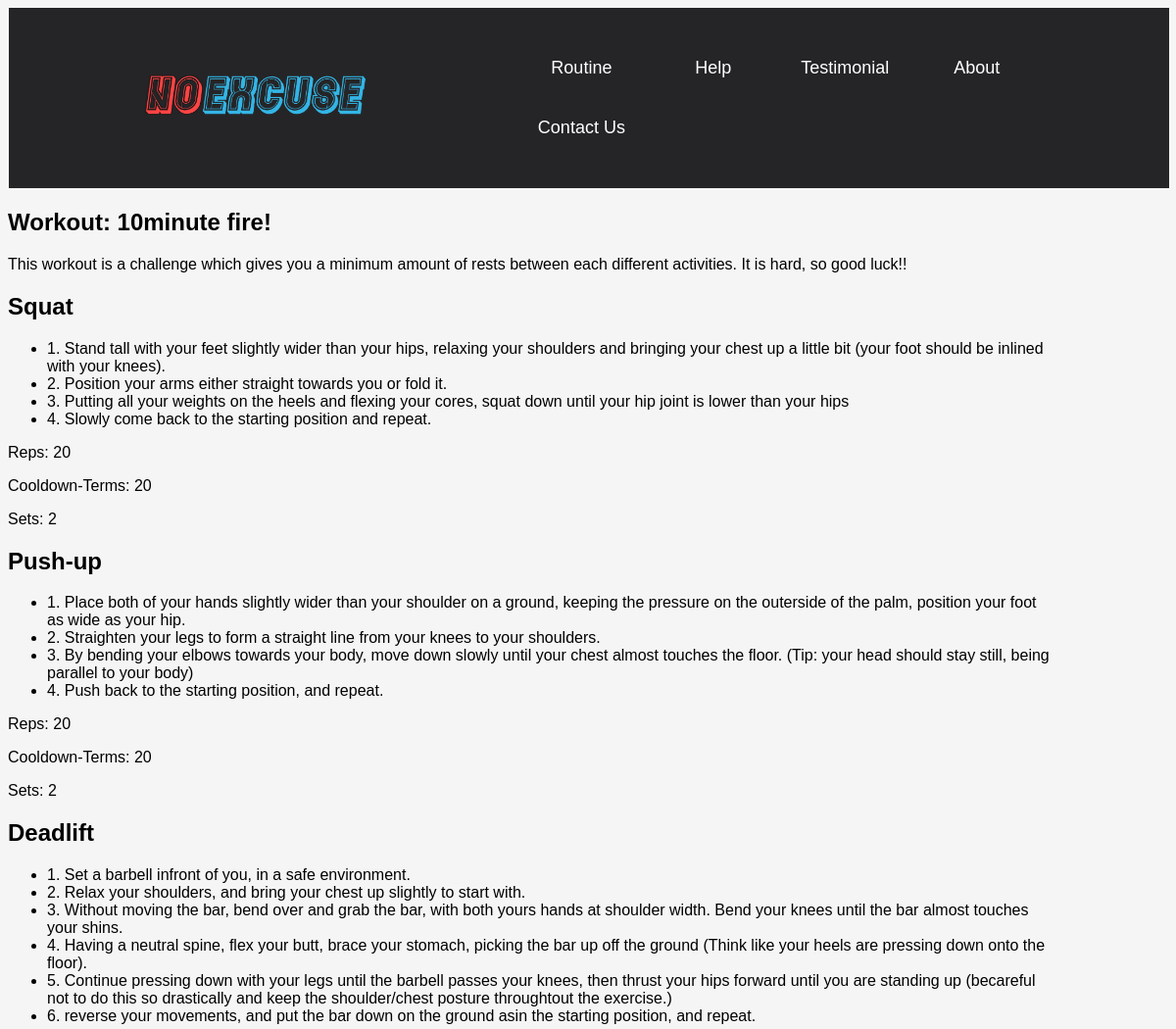
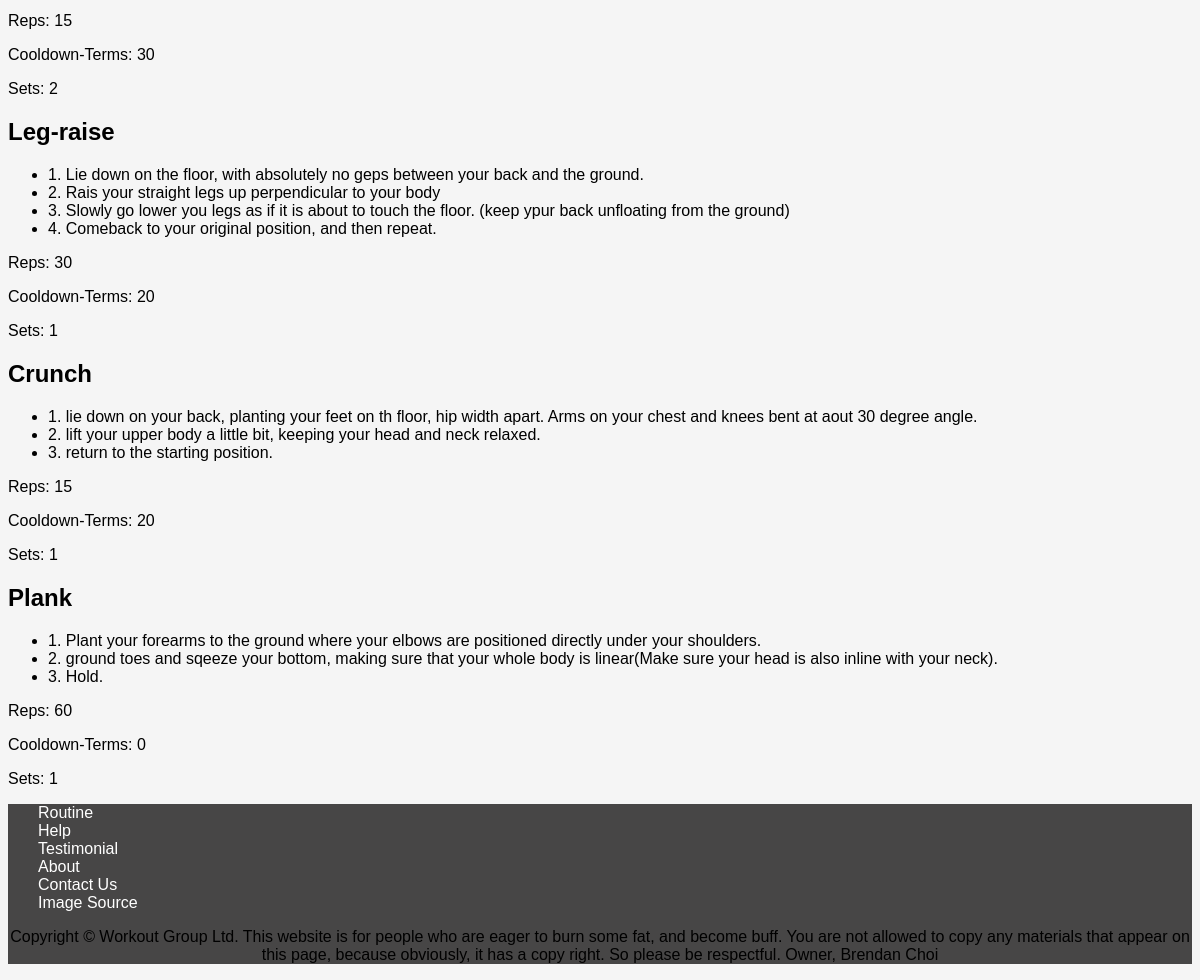
Page /exercisenow/6 on the committed database (2 pictures, top to bottom).
### tables this page shows
CREATE TABLE Routine (id INTEGER PRIMARY KEY AUTOINCREMENT, name TEXT, decscription TEXT);

CREATE TABLE ExerciseRoutine (Routine INTEGER REFERENCES Routine (id), Exercise INTEGER REFERENCES Exercise (id), reps INTEGER, sets INTEGER, term INTEGER);

CREATE TABLE Exercise (id INTEGER PRIMARY KEY AUTOINCREMENT, name TEXT, weight INTEGER, description TEXT);

### app.py (the view)
@app.route('/exercisenow/<int:id>')
def exercisenow(id):
    exercisenow = sqlite_conn('database.db', 'SELECT Exercise.name, ExerciseRoutine.reps, ExerciseRoutine.sets, ExerciseRoutine.term, Exercise.description FROM ExerciseRoutine INNER JOIN Exercise ON ExerciseRoutine.Exercise=Exercise.id WHERE ExerciseRoutine.Routine= (SELECT id FROM Routine WHERE id = {})'.format(id))
    description = sqlite_conn('database.db', 'SELECT Routine.decscription FROM Routine Where id == {};'.format(id), True)
    return render_template('exercisenow.html', exercisenow=exercisenow, description=description[0])

### app.py (called while the page is built)
def sqlite_conn(database, query, single=False):
    conn = sqlite3.connect(database)
    cur = conn.cursor()
    cur.execute(query)
    results = cur.fetchone() if single else cur.fetchall()
    conn.close()
    return results

### templates/exercisenow.html
{% extends 'layout.html' %}
{% block content %}
    <div class="exercisenow">
        {{description|safe}}
        {% for exercise in exercisenow %}
            <p>{{exercise[4]|safe}} </p>
            <p>Reps: {{exercise[1]}}</p>
            <p>Cooldown-Terms: {{exercise[3]}}</p>
            <p>Sets: {{exercise[2]}}</p>
        {% endfor %}
    </div>
{% endblock %}

### static/css/style.css (style rules this page uses)
html { box-sizing: border-box; margin: 0; padding: 0; background-color:whitesmoke; font-family: Verdana, Tahoma, sans-serif; }
.routine *, .routine *::after, *::before { margin: 0; padding: 0; box-sizing: border-box; font-family: Verdana, Tahoma, sans-serif; }
.exercisenow { overflow: auto; width: 90%; height: auto; }
.container *, .container *::after, *::before { margin: 0; padding: 0; box-sizing: border-box; font-family: Verdana, Tahoma, sans-serif; }

### rows in the picture
Routine: decscription "Workout: 10minute fire! This workout is a challenge which gives you a minimum amount of rests between each different activities. It is hard, so good luck!!"
ExerciseRoutine: description "Squat 1. Stand tall with your feet slightly wider than your hips, relaxing your shoulders and bringing your chest up a little bit (your foot should be inlined with your knees). 2. Position your arms either straight towards you or fold it. 3. Putting all your weights on the heels and flexing your cores, squat down until your hip joint is lower than your hips 4. Slowly come back to the starting position and repeat.", reps "20", term "20", sets "2"
ExerciseRoutine: description "Push-up 1. Place both of your hands slightly wider than your shoulder on a ground, keeping the pressure on the outerside of the palm, position your foot as wide as your hip. 2. Straighten your legs to form a straight line from your knees to your shoulders. 3. By bending your elbows towards your body, move down slowly until your chest almost touches the floor. (Tip: your head should stay still, being parallel to your body) 4. Push back to the starting position, and repeat.", reps "20", term "20", sets "2"
ExerciseRoutine: description "Deadlift 1. Set a barbell infront of you, in a safe environment. 2. Relax your shoulders, and bring your chest up slightly to start with. 3. Without moving the bar, bend over and grab the bar, with both yours hands at shoulder width. Bend your knees until the bar almost touches your shins. 4. Having a neutral spine, flex your butt, brace your stomach, picking the bar up off the ground (Think like your heels are pressing down onto the floor). 5. Continue pressing down with your legs until the barbell passes your knees, then thrust your hips forward until you are standing up (becareful not to do this so drastically and keep the shoulder/chest posture throughtout the exercise.) 6. reverse your…", reps "15", term "30", sets "2"
ExerciseRoutine: description "Leg-raise 1. Lie down on the floor, with absolutely no geps between your back and the ground. 2. Rais your straight legs up perpendicular to your body 3. Slowly go lower you legs as if it is about to touch the floor. (keep ypur back unfloating from the ground) 4. Comeback to your original position, and then repeat.", reps "30", term "20", sets "1"
ExerciseRoutine: description "Crunch 1. lie down on your back, planting your feet on th floor, hip width apart. Arms on your chest and knees bent at aout 30 degree angle. 2. lift your upper body a little bit, keeping your head and neck relaxed. 3. return to the starting position.", reps "15", term "20", sets "1"
ExerciseRoutine: description "Plank 1. Plant your forearms to the ground where your elbows are positioned directly under your shoulders. 2. ground toes and sqeeze your bottom, making sure that your whole body is linear(Make sure your head is also inline with your neck). 3. Hold.", reps "60", term "0", sets "1"
